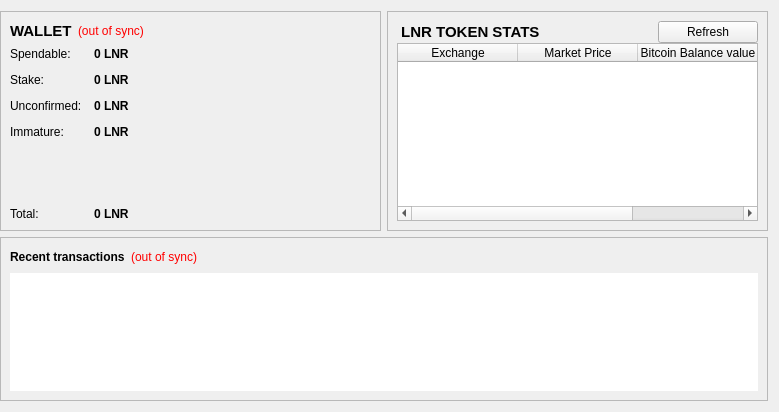
<?xml version="1.0" encoding="UTF-8"?>
<ui version="4.0">
 <class>OverviewPage</class>
 <widget class="QWidget" name="OverviewPage">
  <property name="geometry">
   <rect>
    <x>0</x>
    <y>0</y>
    <width>779</width>
    <height>412</height>
   </rect>
  </property>
  <property name="windowTitle">
   <string>Form</string>
  </property>
  <layout class="QGridLayout" name="gridLayout">
   <property name="leftMargin">
    <number>0</number>
   </property>
   <item row="0" column="0">
    <widget class="QFrame" name="walletContainer">
     <property name="sizePolicy">
      <sizepolicy hsizetype="Preferred" vsizetype="Maximum">
       <horstretch>0</horstretch>
       <verstretch>0</verstretch>
      </sizepolicy>
     </property>
     <property name="maximumSize">
      <size>
       <width>16777215</width>
       <height>220</height>
      </size>
     </property>
     <property name="frameShape">
      <enum>QFrame::StyledPanel</enum>
     </property>
     <property name="frameShadow">
      <enum>QFrame::Raised</enum>
     </property>
     <layout class="QVBoxLayout" name="verticalLayout_4">
      <item>
       <layout class="QHBoxLayout" name="walletHeader">
        <item>
         <widget class="QLabel" name="label_5">
          <property name="font">
           <font>
            <pointsize>11</pointsize>
            <weight>75</weight>
            <bold>true</bold>
           </font>
          </property>
          <property name="styleSheet">
           <string notr="true">background-color: transparent;</string>
          </property>
          <property name="text">
           <string>WALLET</string>
          </property>
         </widget>
        </item>
        <item>
         <widget class="QLabel" name="labelWalletStatus">
          <property name="toolTip">
           <string>The displayed information may be out of date. Your wallet automatically synchronizes with the LunarCoin network after a connection is established, but this process has not completed yet.</string>
          </property>
          <property name="styleSheet">
           <string notr="true">QLabel { color: red;Background-color:transparent }</string>
          </property>
          <property name="text">
           <string notr="true">(out of sync)</string>
          </property>
          <property name="alignment">
           <set>Qt::AlignLeading|Qt::AlignLeft|Qt::AlignVCenter</set>
          </property>
         </widget>
        </item>
        <item>
         <spacer name="horizontalSpacer_2">
          <property name="orientation">
           <enum>Qt::Horizontal</enum>
          </property>
          <property name="sizeHint" stdset="0">
           <size>
            <width>40</width>
            <height>20</height>
           </size>
          </property>
         </spacer>
        </item>
       </layout>
      </item>
      <item>
       <layout class="QFormLayout" name="walletStatus">
        <property name="fieldGrowthPolicy">
         <enum>QFormLayout::AllNonFixedFieldsGrow</enum>
        </property>
        <property name="horizontalSpacing">
         <number>12</number>
        </property>
        <property name="verticalSpacing">
         <number>12</number>
        </property>
        <item row="0" column="0">
         <widget class="QLabel" name="label">
          <property name="styleSheet">
           <string notr="true">background-color: transparent;</string>
          </property>
          <property name="text">
           <string>Spendable:</string>
          </property>
         </widget>
        </item>
        <item row="0" column="1">
         <widget class="QLabel" name="labelBalance">
          <property name="font">
           <font>
            <weight>75</weight>
            <bold>true</bold>
           </font>
          </property>
          <property name="cursor">
           <cursorShape>IBeamCursor</cursorShape>
          </property>
          <property name="toolTip">
           <string>Your current spendable balance</string>
          </property>
          <property name="styleSheet">
           <string notr="true"/>
          </property>
          <property name="text">
           <string notr="true">0 LNR</string>
          </property>
          <property name="textInteractionFlags">
           <set>Qt::LinksAccessibleByMouse|Qt::TextSelectableByKeyboard|Qt::TextSelectableByMouse</set>
          </property>
         </widget>
        </item>
        <item row="1" column="0">
         <widget class="QLabel" name="label_6">
          <property name="styleSheet">
           <string notr="true">background-color: transparent;</string>
          </property>
          <property name="text">
           <string>Stake:</string>
          </property>
         </widget>
        </item>
        <item row="1" column="1">
         <widget class="QLabel" name="labelStake">
          <property name="font">
           <font>
            <weight>75</weight>
            <bold>true</bold>
           </font>
          </property>
          <property name="cursor">
           <cursorShape>IBeamCursor</cursorShape>
          </property>
          <property name="toolTip">
           <string>Total of coins that was staked, and do not yet count toward the current balance</string>
          </property>
          <property name="text">
           <string notr="true">0 LNR</string>
          </property>
          <property name="textInteractionFlags">
           <set>Qt::LinksAccessibleByMouse|Qt::TextSelectableByKeyboard|Qt::TextSelectableByMouse</set>
          </property>
         </widget>
        </item>
        <item row="2" column="0">
         <widget class="QLabel" name="label_3">
          <property name="styleSheet">
           <string notr="true">background-color: transparent;</string>
          </property>
          <property name="text">
           <string>Unconfirmed:</string>
          </property>
         </widget>
        </item>
        <item row="2" column="1">
         <widget class="QLabel" name="labelUnconfirmed">
          <property name="font">
           <font>
            <weight>75</weight>
            <bold>true</bold>
           </font>
          </property>
          <property name="cursor">
           <cursorShape>IBeamCursor</cursorShape>
          </property>
          <property name="toolTip">
           <string>Total of transactions that have yet to be confirmed, and do not yet count toward the current balance</string>
          </property>
          <property name="text">
           <string notr="true">0 LNR</string>
          </property>
          <property name="textInteractionFlags">
           <set>Qt::LinksAccessibleByMouse|Qt::TextSelectableByKeyboard|Qt::TextSelectableByMouse</set>
          </property>
         </widget>
        </item>
        <item row="3" column="0">
         <widget class="QLabel" name="labelImmatureText">
          <property name="styleSheet">
           <string notr="true">background-color: transparent;</string>
          </property>
          <property name="text">
           <string>Immature:</string>
          </property>
         </widget>
        </item>
        <item row="3" column="1">
         <widget class="QLabel" name="labelImmature">
          <property name="font">
           <font>
            <weight>75</weight>
            <bold>true</bold>
           </font>
          </property>
          <property name="toolTip">
           <string>Mined balance that has not yet matured</string>
          </property>
          <property name="text">
           <string notr="true">0 LNR</string>
          </property>
          <property name="textInteractionFlags">
           <set>Qt::LinksAccessibleByMouse|Qt::TextSelectableByKeyboard|Qt::TextSelectableByMouse</set>
          </property>
         </widget>
        </item>
        <item row="4" column="0">
         <spacer name="verticalSpacer">
          <property name="orientation">
           <enum>Qt::Vertical</enum>
          </property>
          <property name="sizeHint" stdset="0">
           <size>
            <width>20</width>
            <height>40</height>
           </size>
          </property>
         </spacer>
        </item>
        <item row="4" column="1">
         <spacer name="verticalSpacer_2">
          <property name="orientation">
           <enum>Qt::Vertical</enum>
          </property>
          <property name="sizeHint" stdset="0">
           <size>
            <width>20</width>
            <height>40</height>
           </size>
          </property>
         </spacer>
        </item>
        <item row="5" column="0">
         <widget class="QLabel" name="labelTotalText">
          <property name="styleSheet">
           <string notr="true">background-color: transparent;</string>
          </property>
          <property name="text">
           <string>Total:</string>
          </property>
         </widget>
        </item>
        <item row="5" column="1">
         <widget class="QLabel" name="labelTotal">
          <property name="font">
           <font>
            <weight>75</weight>
            <bold>true</bold>
           </font>
          </property>
          <property name="cursor">
           <cursorShape>IBeamCursor</cursorShape>
          </property>
          <property name="toolTip">
           <string>Your current total balance</string>
          </property>
          <property name="text">
           <string notr="true">0 LNR</string>
          </property>
          <property name="textInteractionFlags">
           <set>Qt::LinksAccessibleByMouse|Qt::TextSelectableByKeyboard|Qt::TextSelectableByMouse</set>
          </property>
         </widget>
        </item>
       </layout>
      </item>
     </layout>
    </widget>
   </item>
   <item row="0" column="1">
    <widget class="QFrame" name="hashTokenStatusContainer">
     <property name="sizePolicy">
      <sizepolicy hsizetype="Preferred" vsizetype="Fixed">
       <horstretch>0</horstretch>
       <verstretch>0</verstretch>
      </sizepolicy>
     </property>
     <property name="maximumSize">
      <size>
       <width>16777215</width>
       <height>220</height>
      </size>
     </property>
     <property name="frameShape">
      <enum>QFrame::StyledPanel</enum>
     </property>
     <property name="frameShadow">
      <enum>QFrame::Raised</enum>
     </property>
     <layout class="QVBoxLayout" name="verticalLayout_2">
      <property name="spacing">
       <number>0</number>
      </property>
      <item>
       <layout class="QHBoxLayout" name="hashTokenStatusHeader">
        <item>
         <widget class="QLabel" name="label_7">
          <property name="font">
           <font>
            <pointsize>11</pointsize>
            <weight>75</weight>
            <bold>true</bold>
           </font>
          </property>
          <property name="styleSheet">
           <string notr="true">background-color: transparent;</string>
          </property>
          <property name="text">
           <string> LNR TOKEN STATS</string>
          </property>
          <property name="indent">
           <number>0</number>
          </property>
         </widget>
        </item>
        <item>
         <spacer name="horizontalSpacer_3">
          <property name="orientation">
           <enum>Qt::Horizontal</enum>
          </property>
          <property name="sizeHint" stdset="0">
           <size>
            <width>40</width>
            <height>20</height>
           </size>
          </property>
         </spacer>
        </item>
        <item>
         <widget class="QPushButton" name="btnRefreshMarket">
          <property name="sizePolicy">
           <sizepolicy hsizetype="Minimum" vsizetype="Maximum">
            <horstretch>0</horstretch>
            <verstretch>0</verstretch>
           </sizepolicy>
          </property>
          <property name="minimumSize">
           <size>
            <width>100</width>
            <height>0</height>
           </size>
          </property>
          <property name="text">
           <string>Refresh</string>
          </property>
         </widget>
        </item>
       </layout>
      </item>
      <item>
       <widget class="QTableWidget" name="marketsView">
        <property name="editTriggers">
         <set>QAbstractItemView::NoEditTriggers</set>
        </property>
        <property name="selectionMode">
         <enum>QAbstractItemView::SingleSelection</enum>
        </property>
        <property name="selectionBehavior">
         <enum>QAbstractItemView::SelectRows</enum>
        </property>
        <property name="showGrid">
         <bool>false</bool>
        </property>
        <property name="gridStyle">
         <enum>Qt::NoPen</enum>
        </property>
        <attribute name="horizontalHeaderDefaultSectionSize">
         <number>120</number>
        </attribute>
        <attribute name="horizontalHeaderHighlightSections">
         <bool>false</bool>
        </attribute>
        <attribute name="horizontalHeaderStretchLastSection">
         <bool>true</bool>
        </attribute>
        <attribute name="verticalHeaderVisible">
         <bool>false</bool>
        </attribute>
        <column>
         <property name="text">
          <string>Exchange</string>
         </property>
        </column>
        <column>
         <property name="text">
          <string>Market Price</string>
         </property>
        </column>
        <column>
         <property name="text">
          <string>Bitcoin Balance value</string>
         </property>
        </column>
       </widget>
      </item>
     </layout>
    </widget>
   </item>
   <item row="1" column="0" colspan="2">
    <widget class="QFrame" name="transactionContainer">
     <property name="frameShape">
      <enum>QFrame::StyledPanel</enum>
     </property>
     <property name="frameShadow">
      <enum>QFrame::Raised</enum>
     </property>
     <layout class="QVBoxLayout" name="verticalLayout">
      <item>
       <layout class="QHBoxLayout" name="recentTransactionsHeader">
        <item>
         <widget class="QLabel" name="label_4">
          <property name="styleSheet">
           <string notr="true">background-color: transparent;</string>
          </property>
          <property name="text">
           <string>&lt;b&gt;Recent transactions&lt;/b&gt;</string>
          </property>
         </widget>
        </item>
        <item>
         <widget class="QLabel" name="labelTransactionsStatus">
          <property name="toolTip">
           <string>The displayed information may be out of date. Your wallet automatically synchronizes with the LunarCoin network after a connection is established, but this process has not completed yet.</string>
          </property>
          <property name="styleSheet">
           <string notr="true">QLabel { color: red;Background-color:transparent }</string>
          </property>
          <property name="text">
           <string notr="true">(out of sync)</string>
          </property>
          <property name="alignment">
           <set>Qt::AlignRight|Qt::AlignTrailing|Qt::AlignVCenter</set>
          </property>
         </widget>
        </item>
        <item>
         <spacer name="horizontalSpacer">
          <property name="orientation">
           <enum>Qt::Horizontal</enum>
          </property>
          <property name="sizeHint" stdset="0">
           <size>
            <width>40</width>
            <height>20</height>
           </size>
          </property>
         </spacer>
        </item>
       </layout>
      </item>
      <item>
       <widget class="QListView" name="listTransactions">
        <property name="frameShape">
         <enum>QFrame::NoFrame</enum>
        </property>
        <property name="horizontalScrollBarPolicy">
         <enum>Qt::ScrollBarAlwaysOff</enum>
        </property>
        <property name="editTriggers">
         <set>QAbstractItemView::NoEditTriggers</set>
        </property>
        <property name="selectionMode">
         <enum>QAbstractItemView::NoSelection</enum>
        </property>
       </widget>
      </item>
     </layout>
    </widget>
   </item>
  </layout>
 </widget>
 <resources/>
 <connections/>
</ui>
